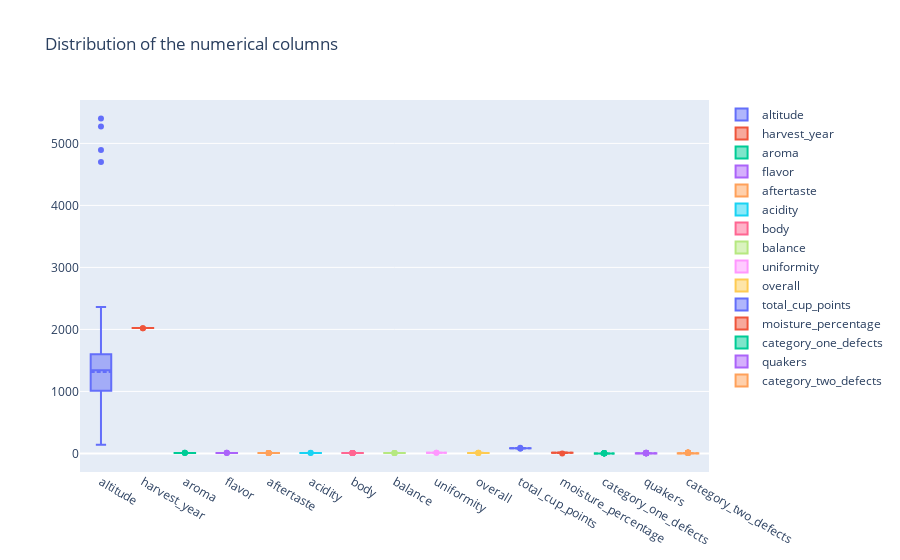

Notebook code cell kept with this figure:
### Code cell
plot_box(df)

### Figure 1 — Plotly figure (JSON) as saved in the notebook; plotly's stock layout.template omitted (floating-point values rounded to 4 significant figures; data arrays with more than 128 entries replaced by an {"elided": "..."} marker saying what was removed)
{"data": [{"boxmean": true, "name": "altitude", "type": "box", "y": {"elided": "207 float values"}}, {"boxmean": true, "name": "harvest_year", "type": "box", "y": {"elided": "207 int values"}}, {"boxmean": true, "name": "aroma", "type": "box", "y": {"elided": "207 float values"}}, {"boxmean": true, "name": "flavor", "type": "box", "y": {"elided": "207 float values"}}, {"boxmean": true, "name": "aftertaste", "type": "box", "y": {"elided": "207 float values"}}, {"boxmean": true, "name": "acidity", "type": "box", "y": {"elided": "207 float values"}}, {"boxmean": true, "name": "body", "type": "box", "y": {"elided": "207 float values"}}, {"boxmean": true, "name": "balance", "type": "box", "y": {"elided": "207 float values"}}, {"boxmean": true, "name": "uniformity", "type": "box", "y": {"elided": "207 float values"}}, {"boxmean": true, "name": "overall", "type": "box", "y": {"elided": "207 float values"}}, {"boxmean": true, "name": "total_cup_points", "type": "box", "y": {"elided": "207 float values"}}, {"boxmean": true, "name": "moisture_percentage", "type": "box", "y": {"elided": "207 float values"}}, {"boxmean": true, "name": "category_one_defects", "type": "box", "y": {"elided": "207 int values"}}, {"boxmean": true, "name": "quakers", "type": "box", "y": {"elided": "207 int values"}}, {"boxmean": true, "name": "category_two_defects", "type": "box", "y": {"elided": "207 int values"}}], "layout": {"title": {"text": "Distribution of the numerical columns"}}}
